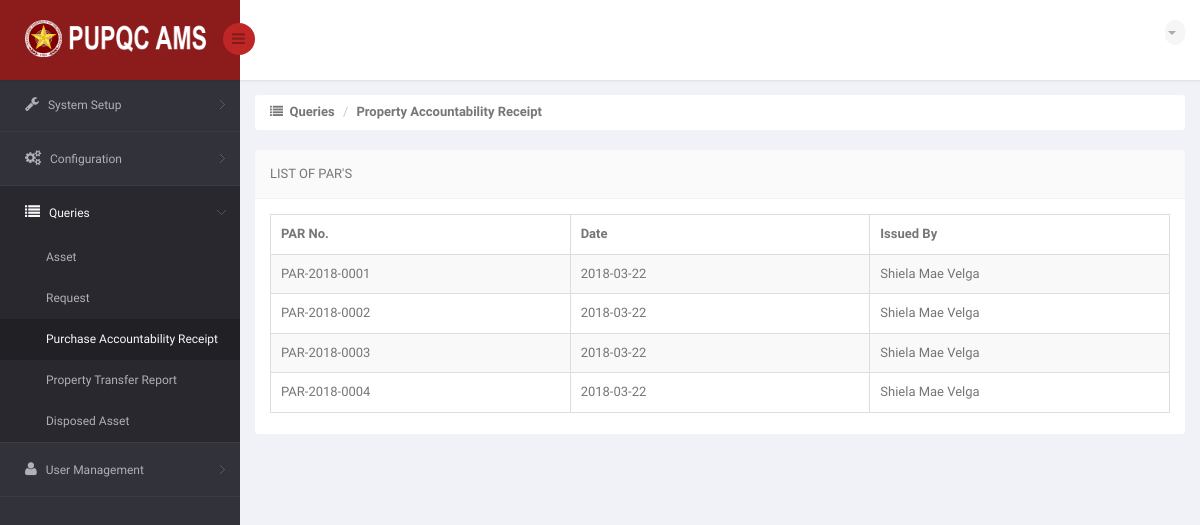
The page /DIR/Administrator/ADPar.php (signed in) on the database as committed earlier.
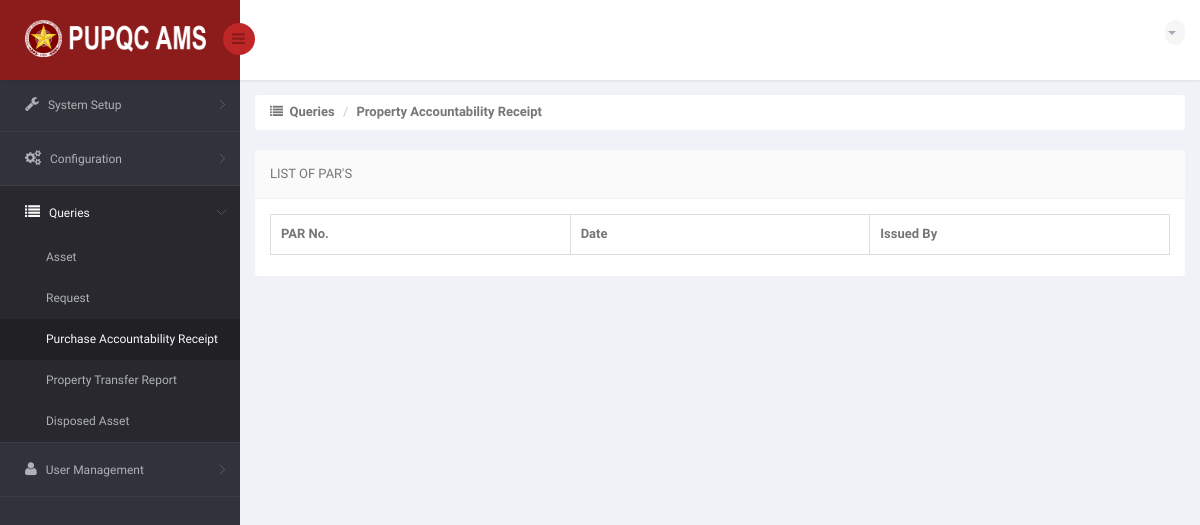
The same page on the database as committed later.
### tables this page shows
CREATE TABLE `ams_t_par` (
  `PAR_ID` int(11) NOT NULL,
  `PAR_NO` varchar(15) NOT NULL,
  `PAR_DATE` date NOT NULL,
  `PAR_ISSUED_BY` varchar(120) NOT NULL
);

### DIR/Administrator/ADPar.php (the view, shortened to what the changed rows need)
<!DOCTYPE html>
<html lang="en">
<head>
    <link href="../../bs3/css/bootstrap.min.css" rel="stylesheet">
    <link href="../../css/bootstrap-reset.css" rel="stylesheet">
    <link href="../../font-awesome/css/font-awesome.css" rel="stylesheet" />
    <link href="../../js/advanced-datatable/css/demo_page.css" rel="stylesheet" />
    <link href="../../js/advanced-datatable/css/demo_table.css" rel="stylesheet" />
    <link rel="stylesheet" href="../../js/data-tables/DT_bootstrap.css" />
    <link href="../../css/style.css" rel="stylesheet">
    <link href="../../css/style-responsive.css" rel="stylesheet" />
    <link href="../../js/iCheck/skins/minimal/minimal.css" rel="stylesheet">
    <link href="../../js/iCheck/skins/minimal/red.css" rel="stylesheet">
    <link href="../../js/iCheck/skins/minimal/green.css" rel="stylesheet">
    <link href="../../js/iCheck/skins/minimal/blue.css" rel="stylesheet">
    <link href="../../js/iCheck/skins/minimal/yellow.css" rel="stylesheet">
    <link href="../../js/iCheck/skins/minimal/purple.css" rel="stylesheet">
    <link href="../../js/iCheck/skins/square/square.css" rel="stylesheet">
    <link href="../../js/iCheck/skins/square/red.css" rel="stylesheet">
    <link href="../../js/iCheck/skins/square/green.css" rel="stylesheet">
    <link href="../../js/iCheck/skins/square/blue.css" rel="stylesheet">
    <link href="../../js/iCheck/skins/square/yellow.css" rel="stylesheet">
    <link href="../../js/iCheck/skins/square/purple.css" rel="stylesheet">
    <link href="../../js/iCheck/skins/flat/grey.css" rel="stylesheet">
    <link href="../../js/iCheck/skins/flat/red.css" rel="stylesheet">
    <link href="../../js/iCheck/skins/flat/green.css" rel="stylesheet">
    <link href="../../js/iCheck/skins/flat/blue.css" rel="stylesheet">
    <link href="../../js/iCheck/skins/flat/yellow.css" rel="stylesheet">
    <link href="../../js/iCheck/skins/flat/purple.css" rel="stylesheet">
    <link rel="stylesheet" type="text/css" href="../../js/select2/select2.css" />
    <link rel="stylesheet" type="text/css" href="../../js/bootstrap-daterangepicker/daterangepicker-bs3.css" />
    <link rel="stylesheet" type="text/css" href="../../js/bootstrap-datetimepicker/css/datetimepicker.css" />
    <link rel="stylesheet" type="text/css" href="../../js/bootstrap-datepicker/css/datepicker.css" />
    <link href="../../js/plugins/sweetalert/sweetalert.css" type="text/css" rel="stylesheet" media="screen,projection">
</head>
<body>
<section id="container" >
                <?php
                    include('../Connection/db.php');
                  ?>
    <section id="main-content">
        <section class="wrapper">
            <div class="row">
                <div class="col-sm-12">
                    <section class="panel">
                        <div class="panel-body">
                            <div class="adv-table">
                                <table  class="display table table-bordered table-striped tblCampusData" id="dynamic-table">
                                    <thead>
                                        <tr>
                                            <th style="width: 250px">PAR No.</th>
                                            <th style="width: 250px">Date</th>
                                            <th style="width: 250px">Issued By</th>
                                    </thead>
                                    <tbody>
                                    <?php
                                        $sql = "SELECT * FROM ams_t_par";
                                        $result = mysqli_query($connection, $sql) or die("Bad Query: $sql");
                                        while($row = mysqli_fetch_assoc($result))
                                            {
                                              $no = $row['PAR_NO'];
                                              $date = $row['PAR_DATE'];
                                              $iss = $row['PAR_ISSUED_BY'];
                                    ?>
                                        <tr class="gradeX"">
                                            <td> <?php echo $no; ?> </td>
                                            <td> <?php echo $date; ?> </td>
                                            <td> <?php echo $iss; ?> </td>
                                        </tr>
                                    <?php
                                        }
                                    ?>
                                    </tbody>
                                </table>
                            </div>
                        </div>
                    </section>
                </div>
            </div>
        </section>
    </section>
</section>
</body>
</html>

Rows that differ between the two databases and show on the page:
removed ams_t_par: PAR_NO "PAR-2018-0001", PAR_DATE "2018-03-22", PAR_ISSUED_BY "Shiela Mae Velga"
removed ams_t_par: PAR_NO "PAR-2018-0002", PAR_DATE "2018-03-22", PAR_ISSUED_BY "Shiela Mae Velga"
removed ams_t_par: PAR_NO "PAR-2018-0003", PAR_DATE "2018-03-22", PAR_ISSUED_BY "Shiela Mae Velga"
removed ams_t_par: PAR_NO "PAR-2018-0004", PAR_DATE "2018-03-22", PAR_ISSUED_BY "Shiela Mae Velga"
